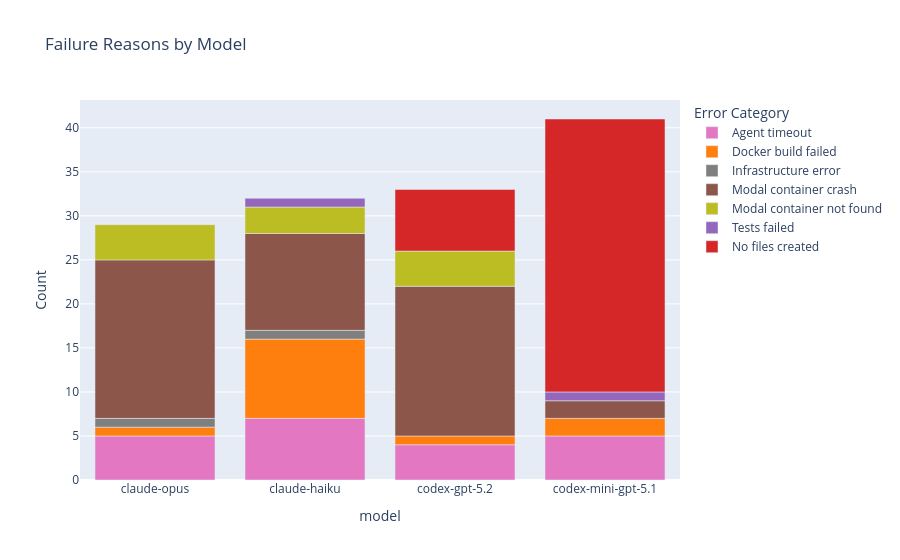

The code cell stored with this chart in its notebook:
### Markdown cell above
## Common Failure Reasons

### Code cell
failures = df[~df["success"]].copy()


def categorize_error(msg):
    if not msg:
        return "Unknown"
    m = msg.lower()
    # Agent never created required files
    if "dockerfile not found" in m:
        return "No files created"
    # Agent timeout (budget/time exhausted)
    if "timeout" in m or "timed out" in m or "status timeout" in m:
        return "Agent timeout"
    # Modal sandbox crashed / exited with non-zero status
    if "container id" in m and ("finished" in m or "status=" in m):
        return "Modal container crash"
    # Modal container disappeared before we could attach
    if "no container with id" in m:
        return "Modal container not found"
    # Docker image build failed (files exist but build broke)
    if "build failed" in m:
        return "Docker build failed"
    # Tests ran but returned non-zero
    if "test run failed" in m or ("test" in m and "return code" in m):
        return "Tests failed"
    # Low-level infra / network errors
    if any(x in m for x in ["nodename nor servname", "file descriptor not found", "errno", "eof"]):
        return "Infrastructure error"
    return "Other"


failures["error_category"] = failures["error_message"].apply(categorize_error)
err_df = failures.groupby(["model", "error_category"]).size().reset_index(name="count")

# Consistent color per category
category_colors = {
    "No files created": "#d62728",
    "Docker build failed": "#ff7f0e",
    "Tests failed": "#9467bd",
    "Agent timeout": "#e377c2",
    "Modal container crash": "#8c564b",
    "Modal container not found": "#bcbd22",
    "Infrastructure error": "#7f7f7f",
    "Unknown": "#c7c7c7",
    "Other": "#17becf",
}

fig = px.bar(
    err_df,
    x="model",
    y="count",
    color="error_category",
    title="Failure Reasons by Model",
    labels={"count": "Count", "error_category": "Error Category"},
    category_orders={"model": model_order},
    color_discrete_map=category_colors,
)
fig.show()

### Figure 1 — Plotly figure (JSON) as saved in the notebook; plotly's stock layout.template omitted (floating-point values rounded to 4 significant figures)
{"data": [{"hovertemplate": "Error Category=Agent timeout<br>model=%{x}<br>Count=%{y}<extra></extra>", "legendgroup": "Agent timeout", "marker": {"color": "#e377c2", "pattern": {"shape": ""}}, "name": "Agent timeout", "orientation": "v", "showlegend": true, "textposition": "auto", "type": "bar", "x": ["claude-haiku", "claude-opus", "codex-gpt-5.2", "codex-mini-gpt-5.1"], "xaxis": "x", "y": [7, 5, 4, 5], "yaxis": "y"}, {"hovertemplate": "Error Category=Docker build failed<br>model=%{x}<br>Count=%{y}<extra></extra>", "legendgroup": "Docker build failed", "marker": {"color": "#ff7f0e", "pattern": {"shape": ""}}, "name": "Docker build failed", "orientation": "v", "showlegend": true, "textposition": "auto", "type": "bar", "x": ["claude-haiku", "claude-opus", "codex-gpt-5.2", "codex-mini-gpt-5.1"], "xaxis": "x", "y": [9, 1, 1, 2], "yaxis": "y"}, {"hovertemplate": "Error Category=Infrastructure error<br>model=%{x}<br>Count=%{y}<extra></extra>", "legendgroup": "Infrastructure error", "marker": {"color": "#7f7f7f", "pattern": {"shape": ""}}, "name": "Infrastructure error", "orientation": "v", "showlegend": true, "textposition": "auto", "type": "bar", "x": ["claude-haiku", "claude-opus"], "xaxis": "x", "y": [1, 1], "yaxis": "y"}, {"hovertemplate": "Error Category=Modal container crash<br>model=%{x}<br>Count=%{y}<extra></extra>", "legendgroup": "Modal container crash", "marker": {"color": "#8c564b", "pattern": {"shape": ""}}, "name": "Modal container crash", "orientation": "v", "showlegend": true, "textposition": "auto", "type": "bar", "x": ["claude-haiku", "claude-opus", "codex-gpt-5.2", "codex-mini-gpt-5.1"], "xaxis": "x", "y": [11, 18, 17, 2], "yaxis": "y"}, {"hovertemplate": "Error Category=Modal container not found<br>model=%{x}<br>Count=%{y}<extra></extra>", "legendgroup": "Modal container not found", "marker": {"color": "#bcbd22", "pattern": {"shape": ""}}, "name": "Modal container not found", "orientation": "v", "showlegend": true, "textposition": "auto", "type": "bar", "x": ["claude-haiku", "claude-opus", "codex-gpt-5.2"], "xaxis": "x", "y": [3, 4, 4], "yaxis": "y"}, {"hovertemplate": "Error Category=Tests failed<br>model=%{x}<br>Count=%{y}<extra></extra>", "legendgroup": "Tests failed", "marker": {"color": "#9467bd", "pattern": {"shape": ""}}, "name": "Tests failed", "orientation": "v", "showlegend": true, "textposition": "auto", "type": "bar", "x": ["claude-haiku", "codex-mini-gpt-5.1"], "xaxis": "x", "y": [1, 1], "yaxis": "y"}, {"hovertemplate": "Error Category=No files created<br>model=%{x}<br>Count=%{y}<extra></extra>", "legendgroup": "No files created", "marker": {"color": "#d62728", "pattern": {"shape": ""}}, "name": "No files created", "orientation": "v", "showlegend": true, "textposition": "auto", "type": "bar", "x": ["codex-gpt-5.2", "codex-mini-gpt-5.1"], "xaxis": "x", "y": [7, 31], "yaxis": "y"}], "layout": {"barmode": "relative", "legend": {"title": {"text": "Error Category"}, "tracegroupgap": 0}, "title": {"text": "Failure Reasons by Model"}, "xaxis": {"anchor": "y", "categoryarray": ["claude-opus", "claude-haiku", "codex-gpt-5.2", "codex-mini-gpt-5.1"], "categoryorder": "array", "domain": [0, 1], "title": {"text": "model"}}, "yaxis": {"anchor": "x", "domain": [0, 1], "title": {"text": "Count"}}}}
